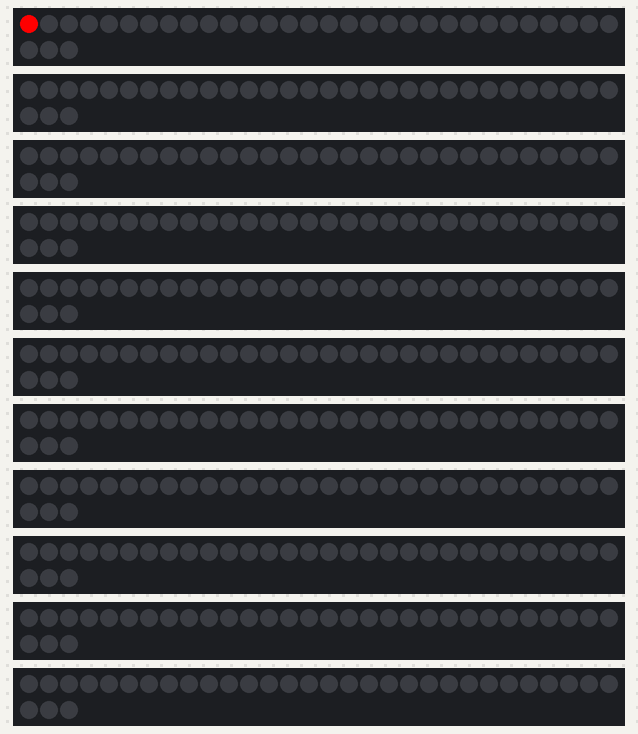
Simulated run of this sketch. Board: Arduino Uno, built with avr-gcc and run on an emulated ATmega328P. Shown: 11 × 33 RGB LEDs in strip order, left to right, continuing on the next row.

Above: at 0.17 s.
At 1.1 s:
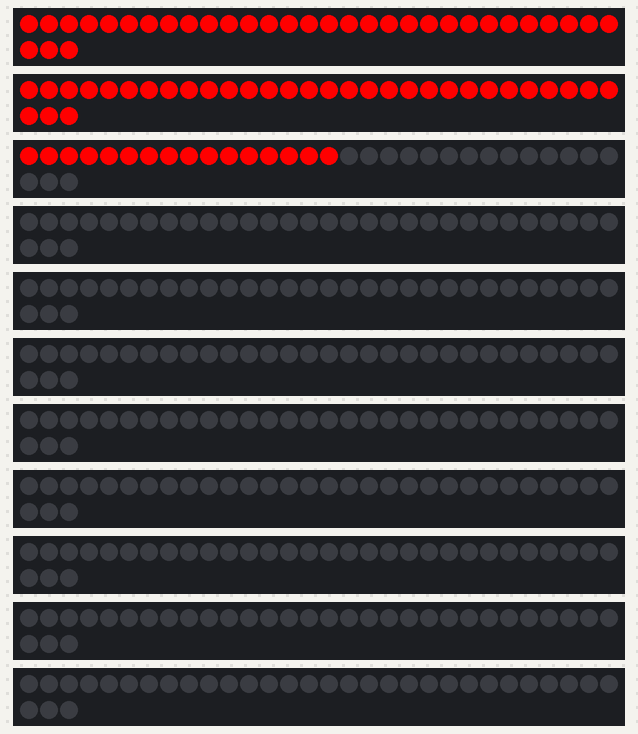
At 2.03 s:
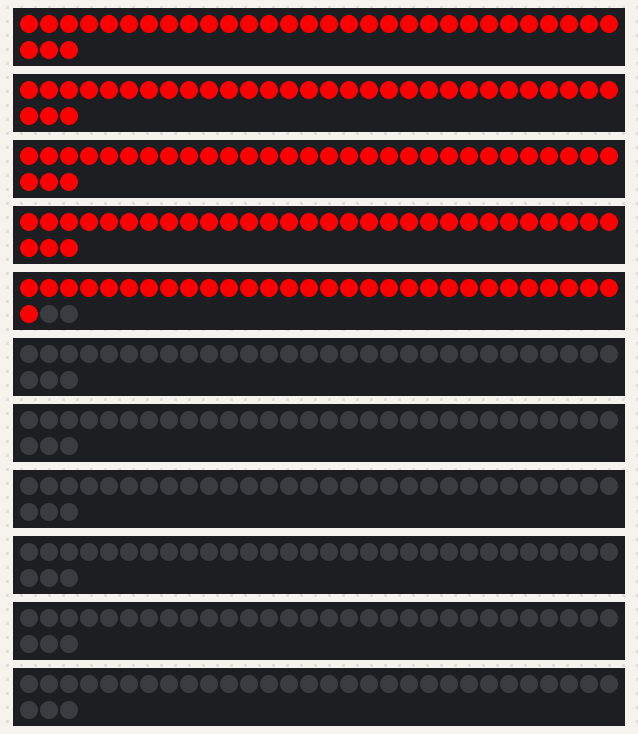
At 2.96 s:
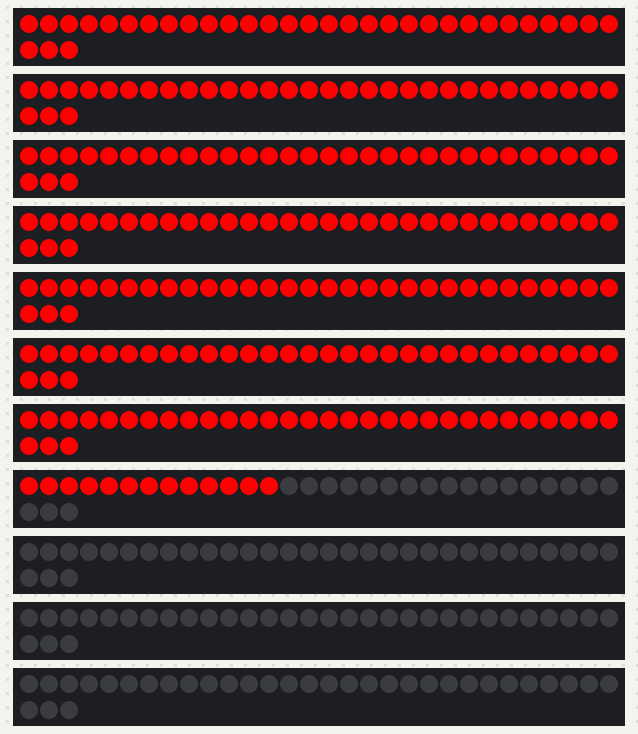
At 3.88 s:
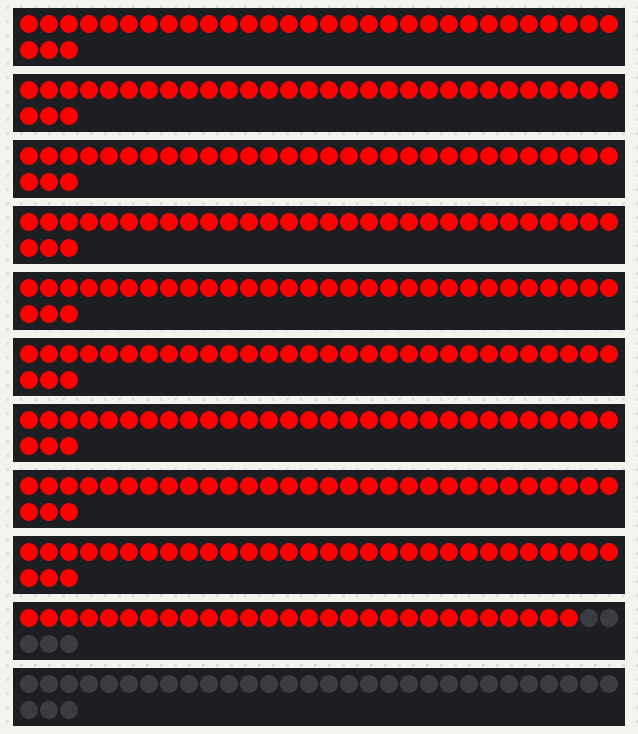
At 5.66 s:
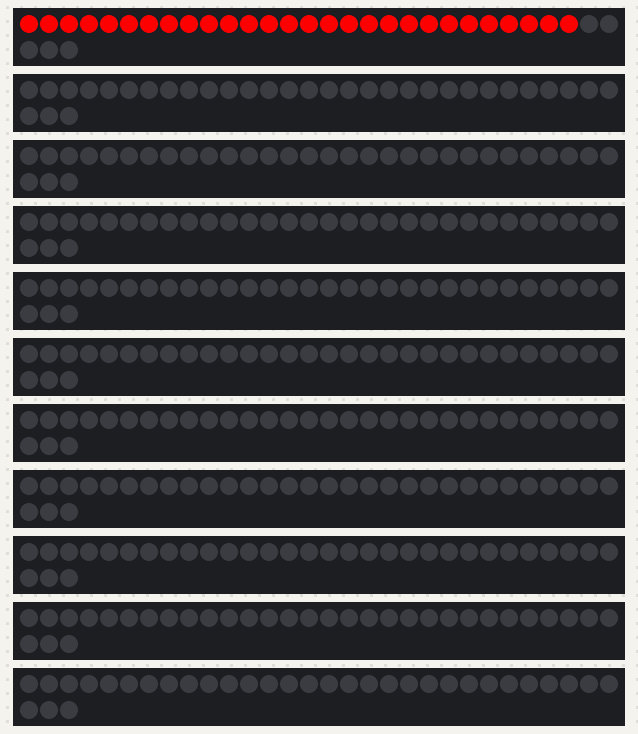

Measured:
- by itself, everything shown: repeats every 5.2 s, in 15 steps

The sketch:

prueba_neo.ino
```cpp
#include <Adafruit_NeoPixel.h>

#define NUM_STRIPS 11
#define NUM_LEDS_PER_STRIP 33

// Pines asignados a cada tira (ajustá según tu conexión)
const uint8_t stripPins[NUM_STRIPS] = {2, 3, 4, 5, 6, 7, 8, 9, 10, 11, 12};

// Creamos un arreglo de objetos NeoPixel
Adafruit_NeoPixel strips[NUM_STRIPS] = {
  Adafruit_NeoPixel(NUM_LEDS_PER_STRIP, 2, NEO_GRB + NEO_KHZ800),
  Adafruit_NeoPixel(NUM_LEDS_PER_STRIP, 3, NEO_GRB + NEO_KHZ800),
  Adafruit_NeoPixel(NUM_LEDS_PER_STRIP, 4, NEO_GRB + NEO_KHZ800),
  Adafruit_NeoPixel(NUM_LEDS_PER_STRIP, 5, NEO_GRB + NEO_KHZ800),
  Adafruit_NeoPixel(NUM_LEDS_PER_STRIP, 6, NEO_GRB + NEO_KHZ800),
  Adafruit_NeoPixel(NUM_LEDS_PER_STRIP, 7, NEO_GRB + NEO_KHZ800),
  Adafruit_NeoPixel(NUM_LEDS_PER_STRIP, 8, NEO_GRB + NEO_KHZ800),
  Adafruit_NeoPixel(NUM_LEDS_PER_STRIP, 9, NEO_GRB + NEO_KHZ800),
  Adafruit_NeoPixel(NUM_LEDS_PER_STRIP, 10, NEO_GRB + NEO_KHZ800),
  Adafruit_NeoPixel(NUM_LEDS_PER_STRIP, 11, NEO_GRB + NEO_KHZ800),
  Adafruit_NeoPixel(NUM_LEDS_PER_STRIP, 12, NEO_GRB + NEO_KHZ800)
};

void setup() {
  for (int i = 0; i < NUM_STRIPS; i++) {
    strips[i].begin();
    strips[i].show(); // Inicializa apagados
  }
}

void loop() {
  // Efecto simple: color rojo subiendo tira por tira
  for (int s = 0; s < NUM_STRIPS; s++) {
    for (int i = 0; i < NUM_LEDS_PER_STRIP; i++) {
      strips[s].setPixelColor(i, strips[s].Color(255, 0, 0)); // Rojo
      strips[s].show();
      delay(10);  // Delay suave entre píxeles
    }
  }

  // Apagar todos
  for (int s = 0; s < NUM_STRIPS; s++) {
    for (int i = 0; i < NUM_LEDS_PER_STRIP; i++) {
      strips[s].setPixelColor(i, 0); // Apaga
    }
    strips[s].show();
  }

  delay(1000);
}

void encenderTira(int numeroTira, uint8_t r, uint8_t g, uint8_t b) {
  if (numeroTira < 0 || numeroTira >= NUM_STRIPS) return;

  for (int i = 0; i < NUM_LEDS_PER_STRIP; i++) {
    strips[numeroTira].setPixelColor(i, strips[numeroTira].Color(r, g, b));
  }
  strips[numeroTira].show();
}
```
